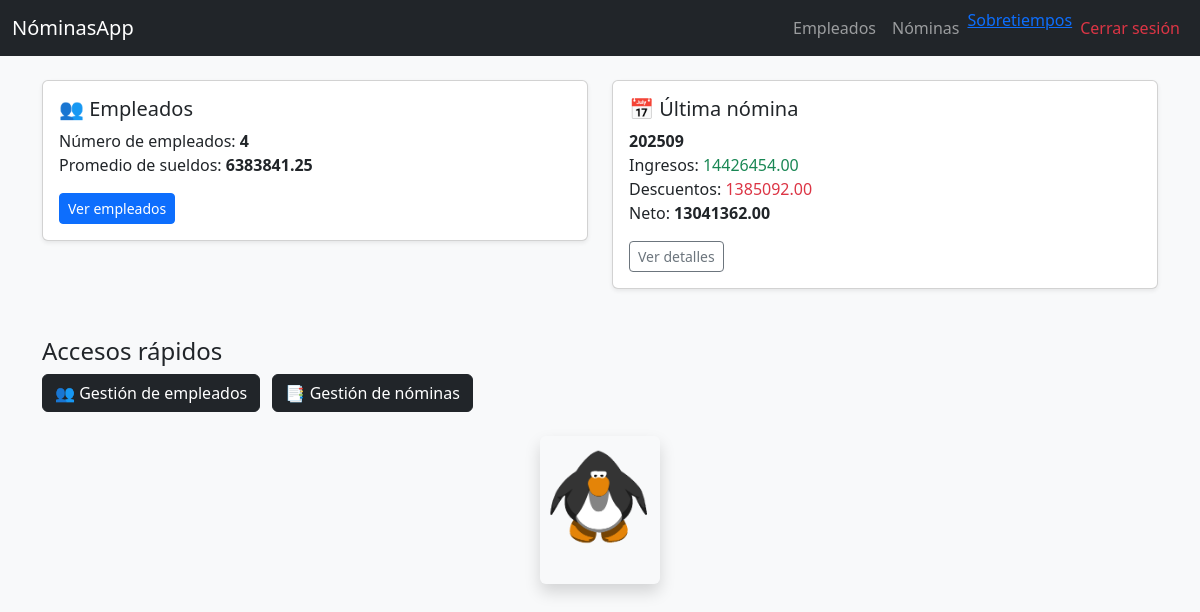
The app's page / (signed in), older data.
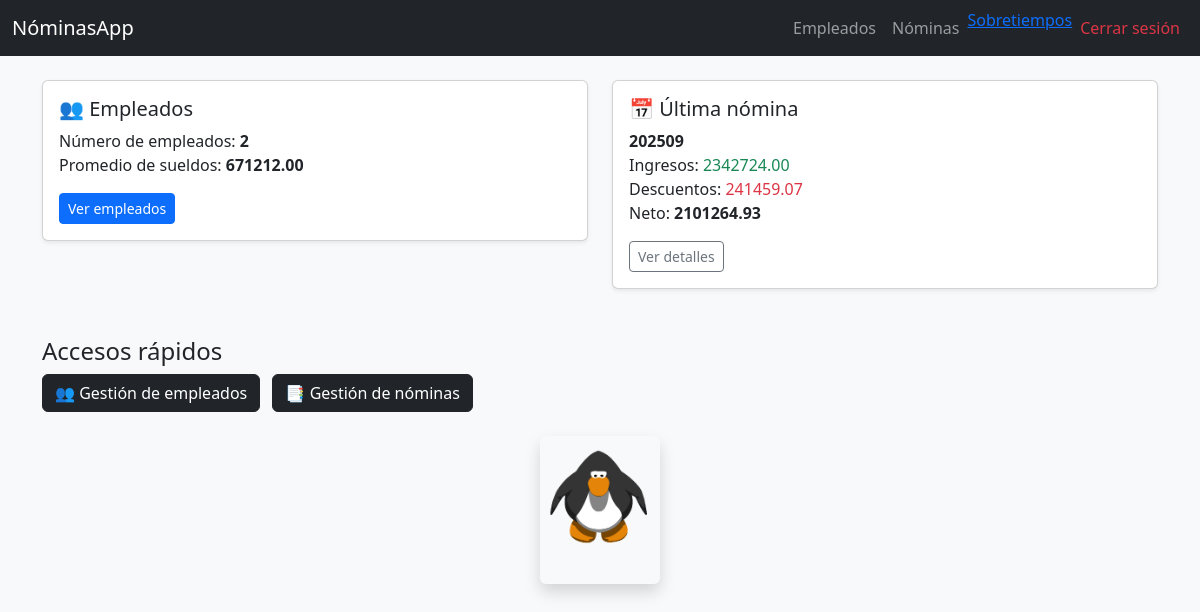
The same page, newer data.
### nomina/models.py (models this page shows, shortened)
class Nomina(models.Model):
    aniomes = models.CharField(
        max_length=6,
        validators=[RegexValidator(r'^\d{6}$', 'Formato válido: AAAAMM')]
    )
    tot_ing = models.DecimalField(max_digits=10, decimal_places=2, default=0)
    tot_des = models.DecimalField(max_digits=10, decimal_places=2, default=0)
    neto = models.DecimalField(max_digits=10, decimal_places=2, default=0)

### nomina/views.py (the view)
# urls.py: path("", views.index, name="index"),
@login_required
def index(request):
    empleados_count = Empleado.objects.count()
    promedio_sueldos = Empleado.objects.aggregate(Avg("sueldo"))["sueldo__avg"] or 0
    ultima = Nomina.objects.order_by("-aniomes").first()
    total_neto = ultima.neto if ultima else 0
    return render(request, "index.html", {
        "empleados_count": empleados_count,
        "promedio_sueldos": round(promedio_sueldos, 2),
        "ultima": ultima,
        "total_neto": total_neto,
    })

### nomina/templates/index.html (shortened to what this page needs)
{% extends 'layouts/base.html' %}
{% load static %}
{% block content %}
<div class="row">
  <div class="col-md-6">
    <div class="card shadow-sm mb-4">
      <div class="card-body">
        <h5 class="card-title">👥 Empleados</h5>
        <p class="card-text">
          Número de empleados: <strong>{{ empleados_count }}</strong><br>
          Promedio de sueldos: <strong>{{ promedio_sueldos }}</strong>
        </p>
        <a href="{% url 'empleado_list' %}" class="btn btn-primary btn-sm">Ver empleados</a>
      </div>
    </div>
  </div>
  <div class="col-md-6">
    <div class="card shadow-sm mb-4">
      <div class="card-body">
        <h5 class="card-title">📅 Última nómina</h5>
        {% if ultima %}
          <p class="card-text">
            <strong>{{ ultima.aniomes }}</strong><br>
            Ingresos: <span class="text-success">{{ ultima.tot_ing }}</span><br>
            Descuentos: <span class="text-danger">{{ ultima.tot_des }}</span><br>
            Neto: <span class="fw-bold">{{ ultima.neto }}</span>
          </p>
          <a href="{% url 'nomina_detail' pk=ultima.pk %}" class="btn btn-outline-secondary btn-sm">Ver detalles</a>
        {% else %}
          <p class="text-muted">No hay nóminas aún.</p>
        {% endif %}
      </div>
    </div>
  </div>
</div>
<div class="mt-4">
  <h4>Accesos rápidos</h4>
  <a href="{% url 'empleado_list' %}" class="btn btn-dark me-2">👥 Gestión de empleados</a>
  <a href="{% url 'nomina_list' %}" class="btn btn-dark">📑 Gestión de nóminas</a>
</div>
<div class="text-center mt-4">
  <img src="{% static 'pinguino.gif' %}"
       alt="Pinguino animado"
       class="img-fluid rounded shadow"
       style="max-width: 120px; height: auto;">
</div>
{% endblock %}

### nomina/templates/layouts/base.html (shortened to what this page needs)
<!DOCTYPE html>
<html lang="es">
<head>
    <link rel="stylesheet" href="https://cdn.jsdelivr.net/npm/bootstrap@5.3.2/dist/css/bootstrap.min.css">
</head>
<body class="bg-light">
    <nav class="navbar navbar-expand-lg navbar-dark bg-dark mb-4">
        <div class="container-fluid">
            <a class="navbar-brand" href="{% url 'index' %}">NóminasApp</a>
            <div class="collapse navbar-collapse" id="navbarNav">
                <ul class="navbar-nav ms-auto">
                    <li class="nav-item">
                        <a class="nav-link" href="{% url 'empleado_list' %}">Empleados</a>
                    </li>
                    <li class="nav-item">
                        <a class="nav-link" href="{% url 'nomina_list' %}">Nóminas</a>
                    </li>
                    <li><a href="{% url 'sobretiempo_list' %}">Sobretiempos</a></li>
                    {% if user.is_authenticated %}
                        <li class="nav-item">
                            <a class="nav-link text-danger" href="{% url 'signout' %}">Cerrar sesión</a>
                        </li>
                    {% endif %}
                </ul>
            </div>
        </div>
    </nav>
    <main class="container">
        {% block content %}{% endblock %}
    </main>
</body>
</html>

Row changes from the older to the newer data that the page shows:
changed Nomina: tot_ing "14426454.00" → "2342724.00"; tot_des "1385092.00" → "241459.07"; neto "13041362.00" → "2101264.93"
Text that changed along with them:
{{ empleados_count }}: "4" → "2"
{{ promedio_sueldos }}: "6383841.25" → "671212.00"
